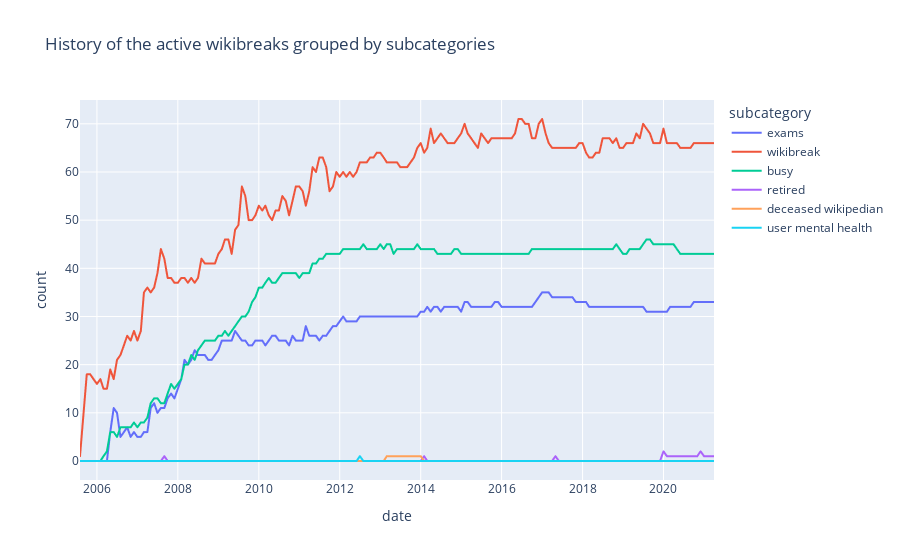

Notebook code for this chart:
### Code cell
fig = px.line(breaks_history_subcategory_count_cleaned, x='date', y='count', color='subcategory', title='History of the active wikibreaks grouped by subcategories')
fig.show()

### Figure 1 — Plotly figure (JSON) as saved in the notebook; plotly's stock layout.template omitted (floating-point values rounded to 4 significant figures; data arrays with more than 128 entries replaced by an {"elided": "..."} marker saying what was removed)
{"data": [{"hovertemplate": "subcategory=exams<br>date=%{x}<br>count=%{y}<extra></extra>", "legendgroup": "exams", "line": {"color": "#636efa", "dash": "solid"}, "mode": "lines", "name": "exams", "showlegend": true, "type": "scattergl", "x": {"elided": "188 str values"}, "xaxis": "x", "y": {"elided": "188 int values"}, "yaxis": "y"}, {"hovertemplate": "subcategory=wikibreak<br>date=%{x}<br>count=%{y}<extra></extra>", "legendgroup": "wikibreak", "line": {"color": "#EF553B", "dash": "solid"}, "mode": "lines", "name": "wikibreak", "showlegend": true, "type": "scattergl", "x": {"elided": "188 str values"}, "xaxis": "x", "y": {"elided": "188 int values"}, "yaxis": "y"}, {"hovertemplate": "subcategory=busy<br>date=%{x}<br>count=%{y}<extra></extra>", "legendgroup": "busy", "line": {"color": "#00cc96", "dash": "solid"}, "mode": "lines", "name": "busy", "showlegend": true, "type": "scattergl", "x": {"elided": "188 str values"}, "xaxis": "x", "y": {"elided": "188 int values"}, "yaxis": "y"}, {"hovertemplate": "subcategory=retired<br>date=%{x}<br>count=%{y}<extra></extra>", "legendgroup": "retired", "line": {"color": "#ab63fa", "dash": "solid"}, "mode": "lines", "name": "retired", "showlegend": true, "type": "scattergl", "x": {"elided": "188 str values"}, "xaxis": "x", "y": {"elided": "188 int values"}, "yaxis": "y"}, {"hovertemplate": "subcategory=deceased wikipedian<br>date=%{x}<br>count=%{y}<extra></extra>", "legendgroup": "deceased wikipedian", "line": {"color": "#FFA15A", "dash": "solid"}, "mode": "lines", "name": "deceased wikipedian", "showlegend": true, "type": "scattergl", "x": {"elided": "188 str values"}, "xaxis": "x", "y": {"elided": "188 int values"}, "yaxis": "y"}, {"hovertemplate": "subcategory=user mental health<br>date=%{x}<br>count=%{y}<extra></extra>", "legendgroup": "user mental health", "line": {"color": "#19d3f3", "dash": "solid"}, "mode": "lines", "name": "user mental health", "showlegend": true, "type": "scattergl", "x": {"elided": "188 str values"}, "xaxis": "x", "y": {"elided": "188 int values"}, "yaxis": "y"}], "layout": {"legend": {"title": {"text": "subcategory"}, "tracegroupgap": 0}, "title": {"text": "History of the active wikibreaks grouped by subcategories"}, "xaxis": {"anchor": "y", "domain": [0, 1], "title": {"text": "date"}}, "yaxis": {"anchor": "x", "domain": [0, 1], "title": {"text": "count"}}}}
